Frame 1 (no input): blank canvas, image omitted
Frame 60 (the mouse pressed at the canvas centre just before this capture): blank canvas, image omitted
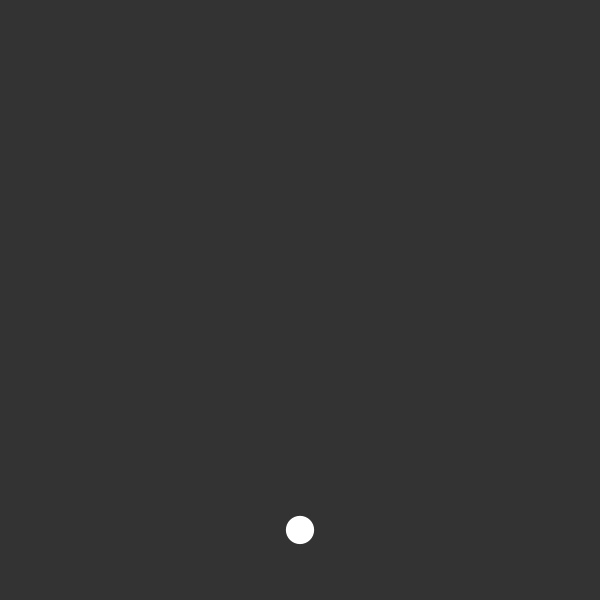
Frame 120 (the mouse held since frame 60 and released just before this capture)

The Processing sketch whose frames 1 and 60 were blank and that drew this single picture after the mouse press (run headless with seeded random() and noise(); from frame 60 on, the mouse is pressed at the canvas centre):

// Processing sketch: Gravity
// ── Gravity.pde
ArrayList<Ball> bs;

void setup() {
  size(600, 600);
  bs = new ArrayList<Ball>();
}

void mousePressed() {
  bs.add(new Ball(new PVector(mouseX, mouseY), 2));
}

void draw() {
  background(51);

  for (Ball b : bs) {
    b.run();
  }
}

// ── Ball.pde
class Ball {
  PVector pos, vel, acc, g;
  float mass, r;
  Ball(PVector pos, float mass) {
    this.pos = pos.copy();
    this.vel = new PVector();
    this.acc = new PVector();
    this.mass = mass;
    this.r = sqrt(this.mass) * 10;
    this.g = new PVector(0, 0.7);
  }

  void bounce() {
    float backforce = -0.89;
    if (pos.x > width - r) {
      pos.x = width - r;
      vel.x *= backforce;
    } else if (pos.x < r) {
      pos.x = r;
      vel.x *= backforce;
    }

    if (pos.y > height - r) {
      pos.y = height - r;
      vel.y *= backforce;
    } else if (pos.y < r) {
      pos.y = r;
      vel.y *= backforce;
    }
  }

  void run() {
    this.render();
    this.tick();
    this.applyG();
    this.bounce();
  }

  void applyForce(PVector force) {
    PVector f = PVector.div(force, this.mass);
    this.acc.add(f);
  }

  void applyG() {
    PVector f = PVector.mult(this.g, this.mass);
    this.acc.add(f);
  }

  void tick() {
    vel.add(acc);
    pos.add(vel);
    acc.mult(0);
  }

  void render() {
    pushMatrix();
    fill(255);
    noStroke();
    ellipse(this.pos.x, this.pos.y, this.r * 2, this.r * 2);
    popMatrix();
  }
}
